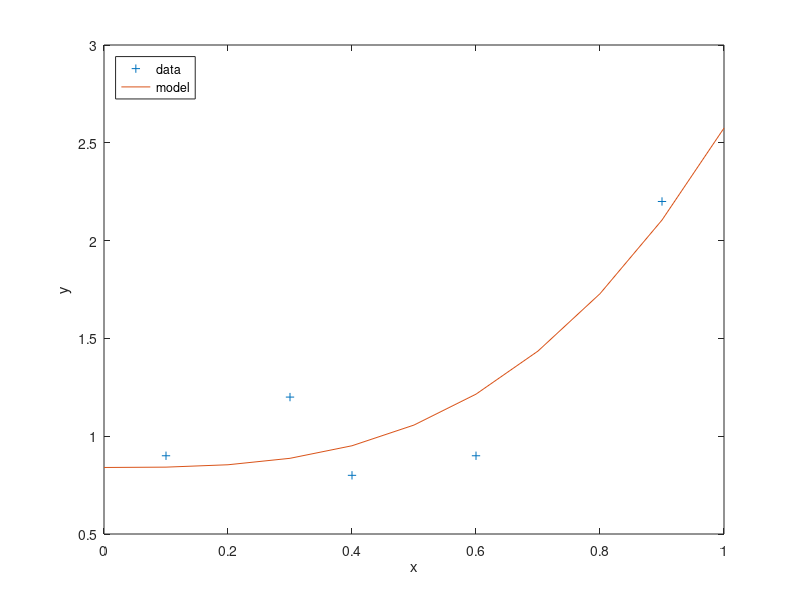
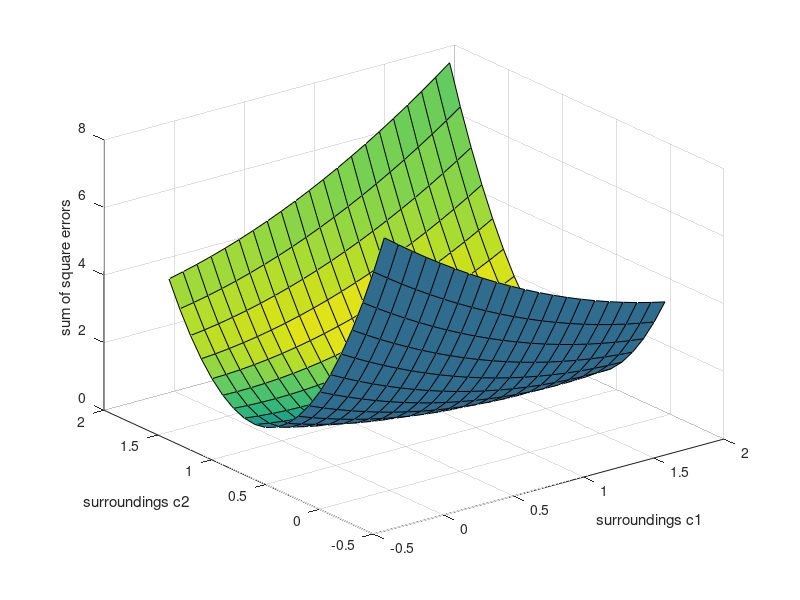

Source code (MATLAB) for these figures, in order:
clear all;
close all;

% funkce
% f(x) = c1 + c2*x^3

% vstupni hodnoty
x = [0.1 0.3 0.4 0.6 0.9];
y = [0.9 1.2 0.8 0.9 2.2];

% metoda nejmensich ctvercu
% S(c1, c2) = suma(f(xi) - yi)^2 = suma(c1 + c2*xi^3 - yi)^2 - hledam minimum teto funkce 
% pomoci parcialnich derivaci
% dS(c1, c2) / dc1 = suma(c1 + c2*xi^3 - yi) = 0
% dS(c1, c2) / dc2 = suma(c1 + c2*xi^3 - yi)*xi^3 = 0

% obe rovnice roznasobim a upravim do tvaru:
% suma(c1) + suma(c2*xi^3) = suma(yi)
% suma(c1*xi^3) + suma(c2*xi^6) = suma(yi*xi^3)

% hledam konstanty c1 a c2 pomoci operaci s maticemi (vztah A*c = b)
% A je matice levych stran rovnic
A = [length(x) sum(x.^3)
     sum(x.^3) sum(x.^6)];
% b je sloupcovy vektor pravych stran rovnic
b = [sum(y); sum(y.*x.^3)];

% c je sloupcovy vektor konstant c1 a c2
c = inv(A)*b;

% vytvoření proměnné a aproximační funkce
xx = 0:0.1:x(end)+0.1; % (+0.1 je tam, aby posledni namerena hodnota nebyla prilepena na hranici grafu)
yy = c(1) + c(2).*xx.^3;

% vypis vypocitanych konstant c1 a c2
disp("c1 = " + c(1));
disp("c2 = " + c(2));

% Vypocet sumy ctvercu chyb
% (pro kazdou namerenou hodnotu se vypocita rozdil oproti hodnote
% aprox. fce v danem bode, umocni se na 2 a vsechny vypocitane hodnoty se sectou) 
error = sum((y - (c(1) + c(2).*x.^3)).^2);
disp("Sum of the square errors = " + error); % Vypis

% vykreslení grafu aprox. fce a namerenych hodnot
figure; % vytvoreni "prostoru pro graf"
plot(x, y, '+', xx, yy); % vykresleni hodnot
xlabel('x'); ylabel('y'); % popisky os
legend('data', 'model', 'Location', 'northwest'); % legenda

% vytvoreni 3D grafu sumy ctvercu chyb v okoli vypocitanych konstant
figure; % vytvoreni "prostoru pro 3D graf"
xcoord = c(1)-1:0.1:c(1)+1; % jednotlive body v x-ove souradnici
ycoord = c(2)-1:0.1:c(2)+1; % jednotlive body v y-ove souradnici
[X,Y] = meshgrid(xcoord, xcoord); % vytvoreni matice pro 3d graf z hodnot x a y

Z = zeros(length(x), length(y)); % vytvoreni matice s nulami o rozsahu delky xcoord × delky ycoord

% naplneni nulove matice hodnotami
for j = 1:length(xcoord) % cyklus pres vsechny hodnoty xcoord
    for k = 1:length(ycoord) % cyklus pres vsechny hodnoty ycoord
        Z(j, k) = sum((y - (xcoord(j) + ycoord(k).*x.^3)).^2); % vypocet chyby na danem indexu
    end
end

surfl(X, Y, Z); % vykresleni 3D grafu
xlabel('surroundings c1'); ylabel('surroundings c2'); zlabel('sum of square errors'); %popisky os